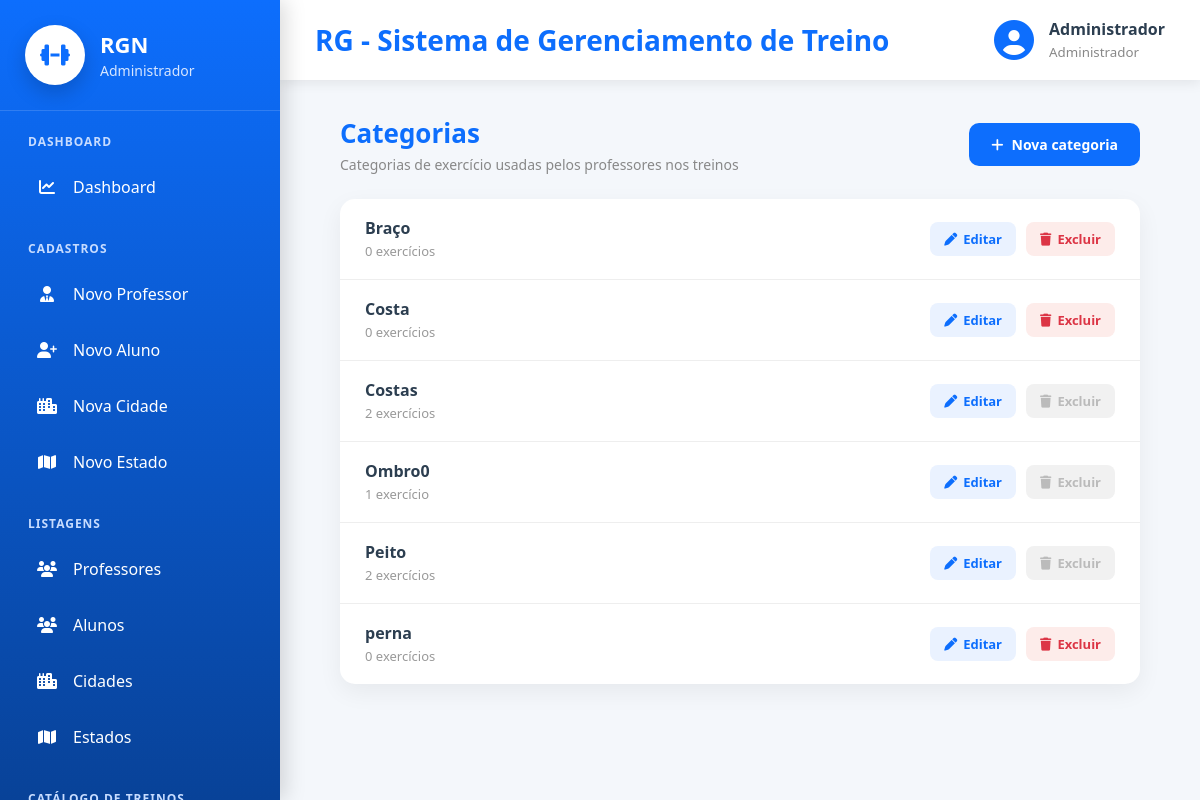
/exercicios/listar/categoria/ (signed in), run on the app's committed database.
### cadastros/models.py (models this page shows, shortened)
class Auditoria(models.Model):
    cadastrado_em = models.DateTimeField(auto_now_add=True, verbose_name="Cadastrado em")
    atualizado_em = models.DateTimeField(auto_now=True, verbose_name="Atualizado em")
    class Meta:
        abstract = True

class Pessoa(Auditoria):
    TIPO_CHOICES = [
        ('ALUNO', 'Aluno'),
        ('PROFESSOR', 'Professor'),
        ('ADMINISTRADOR', 'Administrador')
    ]
    SEXO_CHOICES = [
        ('M', 'Masculino'),
        ('F', 'Feminino'),
        ('O', 'Outro'),
    ]
    NIVEL_CHOICES = [
        (1, 'Iniciante'),
        (2, 'Intermediário'),
        (3, 'Avançado'),
    ]
    tipo = models.CharField(max_length=20, choices=TIPO_CHOICES, verbose_name="Tipo de Pessoa")
    nome = models.CharField(max_length=50, verbose_name="Nome")
    data_nascimento = models.DateField(verbose_name="Data de nascimento",null=True,blank=True,validators=[validar_data_nascimento],)
    cpf = models.CharField(max_length=11, unique=True, verbose_name="CPF")
    telefone = models.CharField(max_length=15, verbose_name="Telefone")
    objetivo = models.TextField(verbose_name="Objetivo", null=True, blank=True)
    sexo = models.CharField(max_length=20, choices=SEXO_CHOICES, verbose_name="Sexo", null=True, blank=True)
    nivel = models.IntegerField(choices=NIVEL_CHOICES, verbose_name="Nível", null=True, blank=True)
    cidade = models.ForeignKey(Cidade, on_delete=models.PROTECT)
    professor = models.ForeignKey("self", on_delete=models.PROTECT, related_name="alunos", limit_choices_to={"tipo": "PROFESSOR"}, null=True, blank=True)
    usuario = models.OneToOneField("auth.User", on_delete=models.CASCADE, related_name="pessoa_usuario")
    precisa_trocar_senha = models.BooleanField(default=False, verbose_name="Precisa trocar a senha")

### exercicio/models.py (models this page shows, shortened)
class Categoria(Auditoria):
    nome = models.CharField(max_length=100, verbose_name="Categoria")

### exercicio/views.py (the view)
# urls.py: path('listar/categoria/', CategoriaList.as_view(), name="listar-categoria"),
class CategoriaList(LoginRequiredMixin, GroupRequiredMixin, ListView):
    model = Categoria
    template_name = 'listar_categoria.html'
    context_object_name = 'categorias'
    group_required = ["Administrador"]
    def get_queryset(self):
        return Categoria.objects.annotate(
            qtd_exercicios=Count('exercicio')
        ).order_by('nome')

### exercicio/templates/listar_categoria.html (shortened to what this page needs)
{% extends 'modelo.html' %}
{% load static %}
{% block css %}
<link rel="stylesheet" href="{% static 'css/paginas/modelo.css' %}">
<link rel="stylesheet" href="{% static 'css/exercicio/listar_categoria.css' %}">
{% endblock %}
{% block main %}
<div class="lista-page">
    <div class="lista-header">
        <div>
            <h2>Categorias</h2>
            <p>Categorias de exercício usadas pelos professores nos treinos</p>
        </div>
        <a href="{% url 'cadastrar-categoria' %}" class="btn-nova">
            <i class="fas fa-plus"></i>
            Nova categoria
        </a>
    </div>
    <div class="lista-card">
        {% for categoria in categorias %}
        <div class="lista-item">
            <a href="{% url 'listar-exercicio-categoria' categoria.pk %}" class="item-info item-link">
                <strong>{{ categoria.nome }}</strong>
                <span>{{ categoria.qtd_exercicios }} exercício{{ categoria.qtd_exercicios|pluralize }}</span>
            </a>
            <div class="item-acoes">
                <a href="{% url 'editar-categoria' categoria.pk %}" class="btn-editar">
                    <i class="fas fa-pen"></i>
                    Editar
                </a>
                {% if categoria.qtd_exercicios == 0 %}
                <a href="{% url 'excluir-categoria' categoria.pk %}" class="btn-excluir">
                    <i class="fas fa-trash"></i>
                    Excluir
                </a>
                {% else %}
                <span class="btn-excluir desativado" title="Não é possível excluir: há exercícios nesta categoria">
                    <i class="fas fa-trash"></i>
                    Excluir
                </span>
                {% endif %}
            </div>
        </div>
        {% empty %}
        <div class="lista-vazio">Nenhuma categoria cadastrada ainda.</div>
        {% endfor %}
    </div>
</div>
{% endblock %}

### paginas/templates/modelo.html (shortened to what this page needs)
{% load static %}
<!DOCTYPE html>
<html lang="pt-br">
<head>
    <link rel="stylesheet" href="{% static 'css/paginas/modelo.css' %}">
    <link rel="stylesheet" href="{% static 'css/paginas/menu.css' %}">
    <link rel="stylesheet" href="{% static 'css/paginas/dashboard/dashboard_admin.css' %}">
    <link rel="stylesheet" href="{% static 'css/paginas/dashboard/dashboard_aluno.css' %}">
    <link rel="stylesheet" href="{% static 'css/paginas/dashboard/dashboard_professor.css' %}">
    <link rel="stylesheet"
          href="https://cdnjs.cloudflare.com/ajax/libs/font-awesome/6.7.2/css/all.min.css">
    {% block css %}
    {% endblock %}
</head>
<body>
<div class="layout">
    {% if request.user.is_authenticated %}
        {% if is_admin %}
            {% include 'menus/menu_admin.html' %}
        {% elif is_professor %}
            {% include 'menus/menu_professor.html' %}
        {% elif is_aluno %}
            {% include 'menus/menu_aluno.html' %}
        {% endif %}
    {% endif %}
    <div class="main-area">
        <header class="topbar">
            <div class="titulo">
                <h2>
                    {% block titulo %}
                        RG - Sistema de Gerenciamento de Treino
                    {% endblock %}
                </h2>
            </div>
            {% if request.user.is_authenticated %}
            <div class="usuario">
                <i class="fas fa-circle-user"></i>
                <div>
                    <strong>
                        {{ request.user.pessoa_usuario.nome }}
                    </strong>
                    <small>
                        {% if is_admin %}
                            Administrador
                        {% elif is_professor %}
                            Professor
                        {% elif is_aluno %}
                            Aluno
                        {% endif %}
                    </small>
                </div>
            </div>
            {% endif %}
        </header>
        <main class="conteudo">
            {% block main %}
            {% endblock %}
        </main>
    </div>
</div>
</body>
</html>

### static/css/paginas/modelo.css (style rules this page uses)
* { margin:0; padding:0; box-sizing:border-box; font-family:"Segoe UI",sans-serif; }
body { background:#f4f7fb; color:#2c3e50; }
.layout { display:flex; min-height:100vh; }
.main-area { margin-left:280px; width:calc(100% - 280px); display:flex; flex-direction:column; }
.topbar { height:80px; background:white; display:flex; justify-content:space-between; align-items:center; padding:0 35px; box-shadow:0 3px 12px rgba(0,0,0,.08); }
.titulo h2 { color:#0d6efd; font-size:28px; }
.usuario { display:flex; align-items:center; gap:15px; }
.usuario i { font-size:40px; color:#0d6efd; }
.usuario strong { display:block; font-size:16px; }
.usuario small { color:#888; }
.conteudo { flex:1; padding:35px; }

### static/css/paginas/dashboard/dashboard_admin.css (style rules this page uses)
* { margin:0; padding:0; box-sizing:border-box; }

### static/css/exercicio/listar_categoria.css (style rules this page uses)
.lista-page { max-width:800px; margin:0 auto; }
.lista-header { display:flex; justify-content:space-between; align-items:center; gap:15px; flex-wrap:wrap; margin-bottom:25px; }
.lista-header h2 { color:#0d6efd; font-size:26px; }
.lista-header p { color:#888; font-size:14px; margin-top:4px; }
.btn-nova { display:inline-flex; align-items:center; gap:8px; background:#0d6efd; color:white; text-decoration:none; padding:12px 22px; border-radius:10px; font-size:14px; font-weight:600; transition:.3s; }
.lista-card { background:white; border-radius:15px; box-shadow:0 8px 25px rgba(0,0,0,.06); overflow:hidden; }
.lista-item { display:flex; justify-content:space-between; align-items:center; gap:15px; padding:18px 25px; border-bottom:1px solid #eee; transition:.2s; }
.lista-item:last-child { border-bottom:none; }
.item-info strong { display:block; color:#2c3e50; font-size:16px; }
.item-info span { color:#999; font-size:13px; }
.item-acoes { display:flex; gap:10px; }
.btn-editar, .btn-excluir { display:inline-flex; align-items:center; gap:6px; text-decoration:none; padding:8px 14px; border-radius:8px; font-size:13px; font-weight:600; transition:.2s; }
.btn-editar { background:#eaf2ff; color:#0d6efd; }
.btn-excluir { background:#fdecea; color:#dc3545; }
.btn-excluir.desativado { background:#f1f1f1; color:#bbb; cursor:not-allowed; }
.item-link { flex:1; text-decoration:none; }
.lista-item .item-info { flex:1; }

### data on the page
Categoria: nome "Braço", qtd_exercicios "0", shows "Excluir"
Categoria: nome "Costa", qtd_exercicios "0", shows "Excluir"
Categoria: nome "Costas", qtd_exercicios "2", shows "Excluir"
Categoria: nome "Ombro0", qtd_exercicios "1", shows "Excluir"
Categoria: nome "Peito", qtd_exercicios "2", shows "Excluir"
Categoria: nome "perna", qtd_exercicios "0", shows "Excluir"

### other printed values
{{ request.user.pessoa_usuario.nome }} "Administrador"
